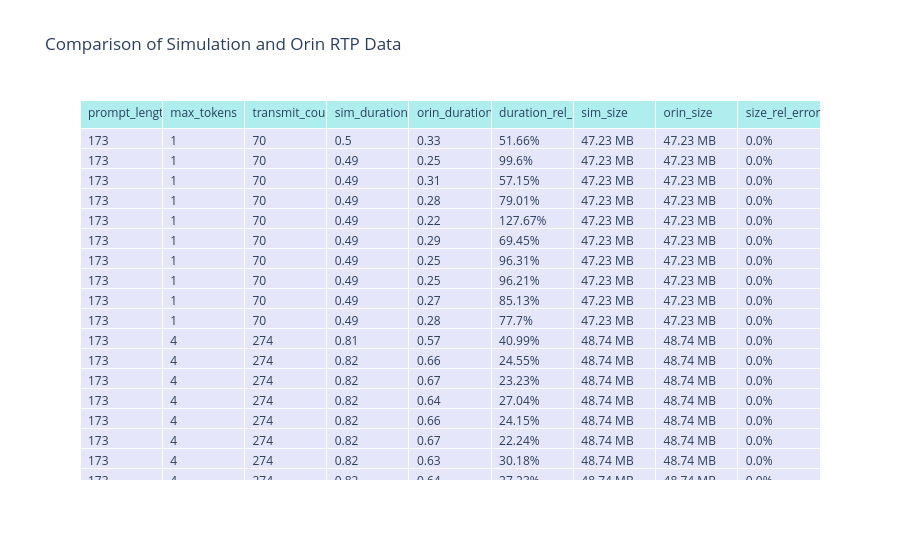

Here is the notebook cell this chart was saved with:
### Code cell
import pandas as pd

# Assuming sim_rtp_df and orin_rtp_df have matching rows by index
comparison_df = pd.DataFrame({
    'prompt_length': sim_rtp_df['prompt_length'],
    'max_tokens': sim_rtp_df['max_tokens'],
    'transmit_count': sim_rtp_df['transmit_count'],
    'sim_duration': sim_rtp_df['total_transmit_duration'] / (device_count), # Total duration divided by number of devices, because they run in parallel
    'orin_duration': orin_rtp_df['total_transmit_duration'],
    'duration_rel_error': ((sim_rtp_df['total_transmit_duration'] / (device_count) - orin_rtp_df['total_transmit_duration']) / orin_rtp_df['total_transmit_duration']) * 100,  # % error
    'sim_size': sim_rtp_df['total_transmit_size'],
    'orin_size': orin_rtp_df['total_transmit_size'],
    'size_rel_error': ((sim_rtp_df['total_transmit_size'] - orin_rtp_df['total_transmit_size']) / orin_rtp_df['total_transmit_size']) * 100  # % error
})

# Format the DataFrame for display
comparison_df['sim_duration'] = comparison_df['sim_duration'].round(2)
comparison_df['orin_duration'] = comparison_df['orin_duration'].round(2)
comparison_df['duration_rel_error'] = comparison_df['duration_rel_error'].round(2).astype(str) + '%'
comparison_df['sim_size'] = comparison_df['sim_size'].apply(lambda x: bytes_to_size(int(x)) if not pd.isna(x) else 'N/A')
comparison_df['orin_size'] = comparison_df['orin_size'].apply(lambda x: bytes_to_size(int(x)) if not pd.isna(x) else 'N/A')
comparison_df['size_rel_error'] = comparison_df['size_rel_error'].round(2).astype(str) + '%'

# Create a Plotly table for prettier display
fig = go.Figure(data=[go.Table(
    header=dict(values=list(comparison_df.columns),
                fill_color='paleturquoise',
                align='left'),
    cells=dict(values=[comparison_df[col] for col in comparison_df.columns],
               fill_color='lavender',
               align='left'))
])

fig.update_layout(title="Comparison of Simulation and Orin RTP Data")
fig.show()

### Figure 1 — Plotly figure (JSON) as saved in the notebook; plotly's stock layout.template omitted (floating-point values rounded to 4 significant figures; data arrays with more than 128 entries replaced by an {"elided": "..."} marker saying what was removed)
{"data": [{"cells": {"align": "left", "fill": {"color": "lavender"}, "values": {"elided": "9x180 mixed values"}}, "header": {"align": "left", "fill": {"color": "paleturquoise"}, "values": ["prompt_length", "max_tokens", "transmit_count", "sim_duration", "orin_duration", "duration_rel_error", "sim_size", "orin_size", "size_rel_error"]}, "type": "table"}], "layout": {"title": {"text": "Comparison of Simulation and Orin RTP Data"}}}
